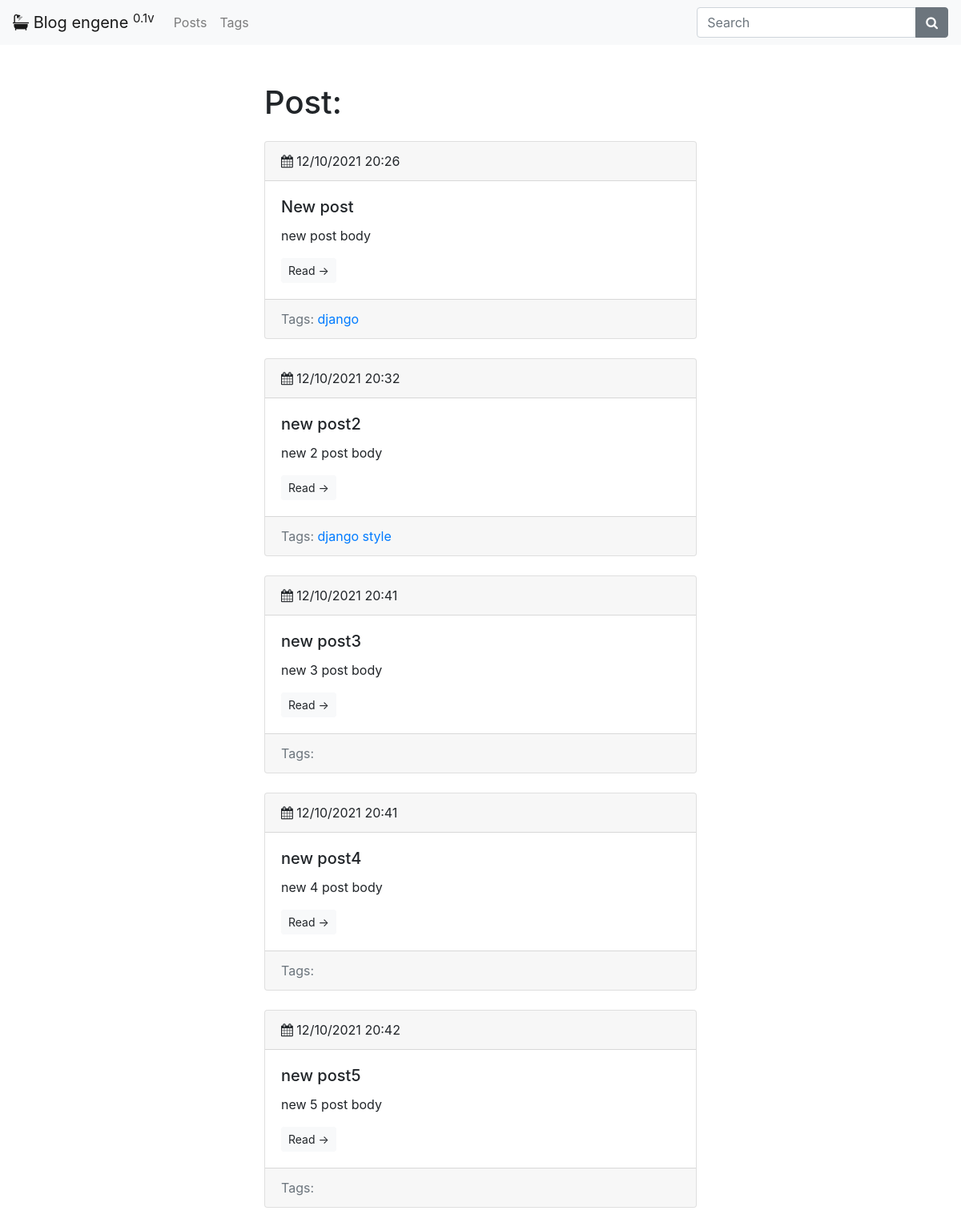
Screenshot of /blog/ with the database file from the repository.
### blog/models.py (models this page shows, shortened)
class Post(models.Model):
    title =  models.CharField(max_length=150, db_index=True)
    slug =  models.SlugField(max_length=150, unique=True)
    body =  models.TextField(blank=True, db_index=True)
    tags = models.ManyToManyField('Tag', blank=True, related_name='posts')
    date_pub =  models.DateTimeField(auto_now_add=True)
    def get_absolute_url(self):
        return reverse('post_detail_url', kwargs={'slug': self.slug})

class Tag(models.Model):
    title = models.CharField(max_length=50)
    slug = models.SlugField(max_length=50, unique=True)
    def get_absolute_url(self):
        return reverse('tag_detail_url', kwargs={'slug':self.slug})

### blog/views.py (the view)
# urls.py: path('', posts_list, name='posts_list_url'),
def posts_list(request):
    posts = Post.objects.all()
    return render(request, 'blog/index.html', context = {'posts':posts})

### blog/templates/blog/index.html (shortened to what this page needs)
{% extends 'blog/base_blog.html' %}
{% block content %}
    <h1 class='mb-4'>Post:</h1>
    {%  for post in posts  %}
        {% include 'blog/includes/post_card_template.html' %}
    {% endfor %}
{% endblock %}

### blog/templates/blog/includes/post_card_template.html
<div class="card mb-4">
    <div class="card-header">
        <i class="fa fa-calendar"></i> {{ post.date_pub|date:"d/m/Y H:i" }}
    </div>
    <div class="card-body">
        <h5 class="card-title">{{ post.title }}</h5>
        <p class="card-text">{{ post.body|truncatewords:15 }}</p>
        <a href="{{ post.get_absolute_url }}" class="btn btn-light btn-sm">Read &rarr;</a>
    </div>
    <div class="card-footer text-muted">
        Tags:
        {% for tag in post.tags.all %}
            <a href="{{ tag.get_absolute_url }}">{{ tag.title }}</a>
        {% endfor %}
    </div>
</div>

### rows the page displays
Post: date_pub "12/10/2021 20:26", title "New post", body "new post body"
Tag: title "django"
Post: date_pub "12/10/2021 20:32", title "new post2", body "new 2 post body"
Tag: title "style"
Post: date_pub "12/10/2021 20:41", title "new post3", body "new 3 post body"
Post: date_pub "12/10/2021 20:41", title "new post4", body "new 4 post body"
Post: date_pub "12/10/2021 20:42", title "new post5", body "new 5 post body"
